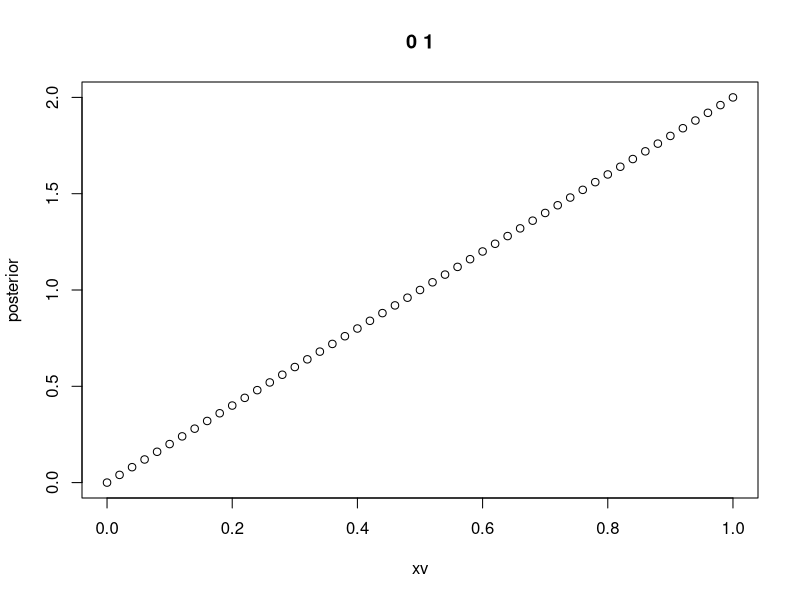

Source code (R):
xv <- seq(0, 1, 0.02)
kopf <- 0
zahl <- 0

#die "echte" Wahrscheinlichkeit
probmodel <- 0.8

#(toss <- rbinom(n=1,size=1, prob=probmodel))
#runif(1, 0, 1) das ist eine Zufallszahl (uniform verteilt) zwischen  0 und 1
(toss <- floor(runif(1, 0, 1) + probmodel))
kopf <- kopf + toss
zahl <- zahl + !toss

# das aktuelle Wissen über die Wahrscheinlichkeit
posterior <- dbeta(xv, shape1 = 1+kopf, shape2 = 1+zahl)
plot(xv, posterior, main = paste(zahl, kopf))
